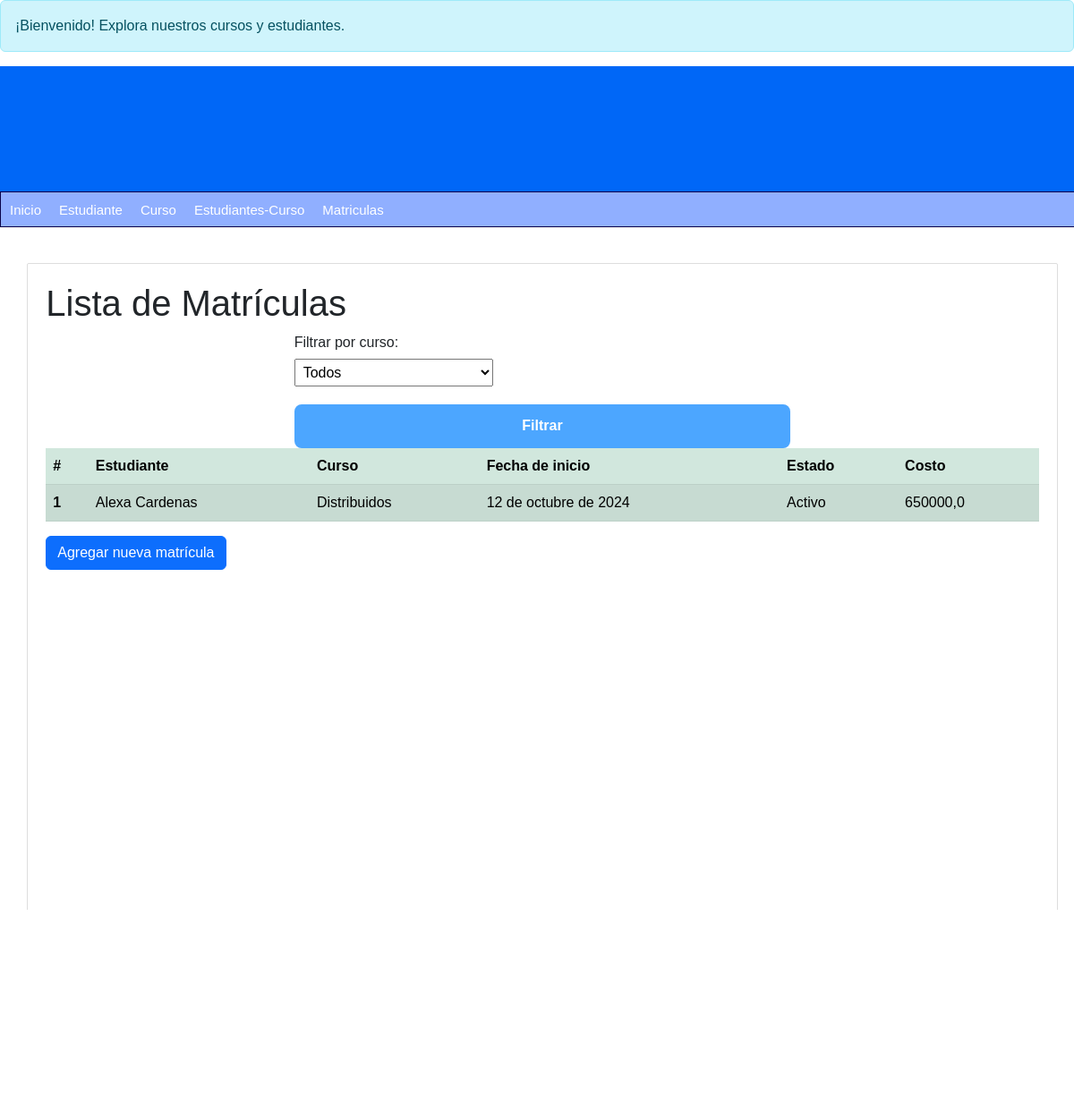
/matriculas/, run on an earlier commit of the app's database.
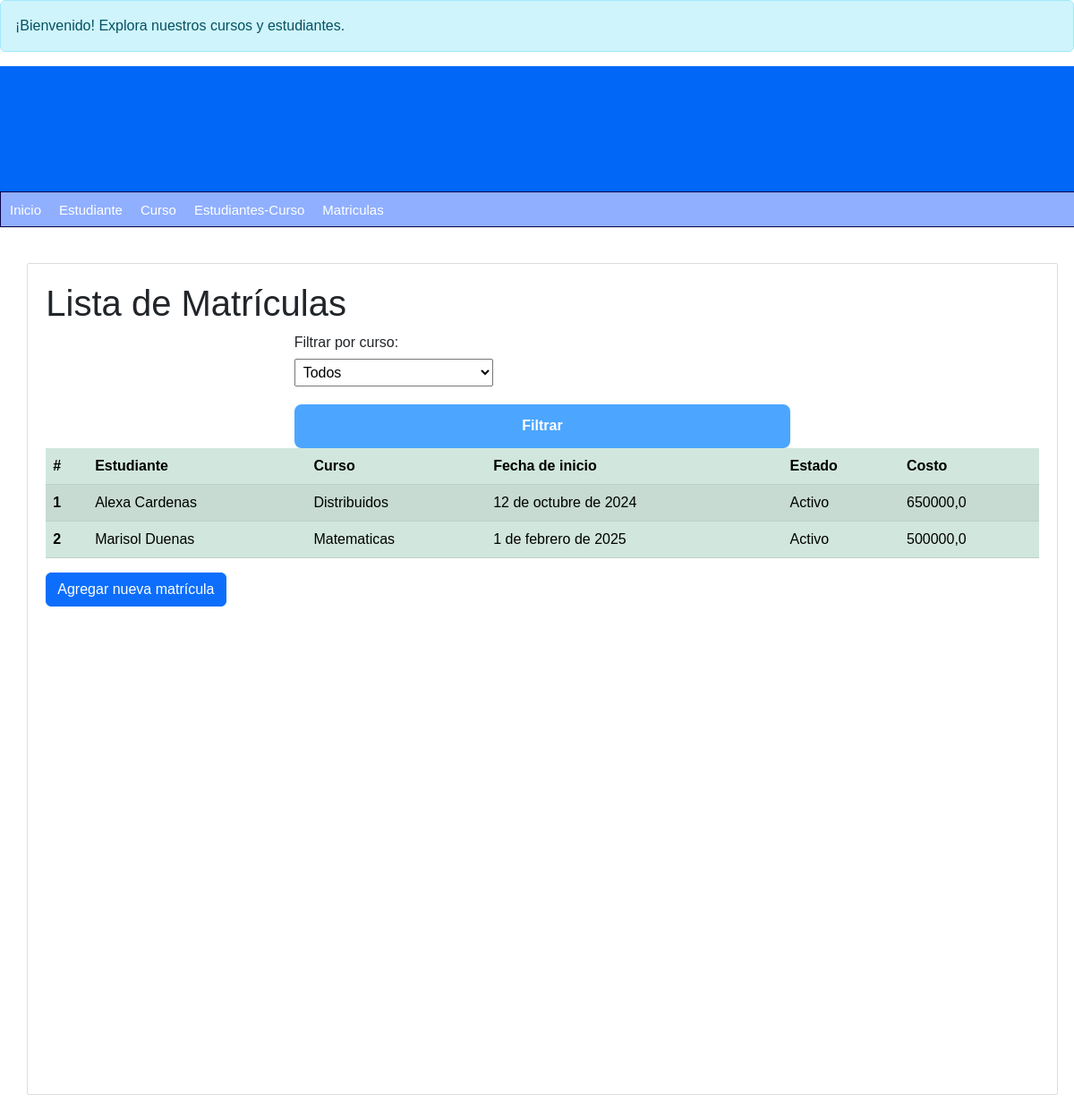
And on a later commit of the database.
### matricula/models.py (models this page shows, shortened)
class Matricula(models.Model):
    estado = models.CharField(max_length=150)
    fecha_inicio = models.DateField()
    costo = models.DecimalField(max_digits=8, decimal_places=1)
    estudiante_curso = models.ForeignKey(EstudianteCurso, on_delete=models.SET_NULL, null=True)
    class Meta:
        db_table = 'Matriculas'

### estudiante_curso/models.py (models this page shows, shortened)
class EstudianteCurso(models.Model):
    estudiante = models.ForeignKey(Persona, on_delete=models.SET_NULL, null = True, related_name='cursos', limit_choices_to={'rol':'Estudiante'})
    curso = models.ForeignKey(Curso, on_delete=models.SET_NULL, null= True)
    fechaInicio = models.DateField()
    fechaFinal = models.DateField()
    estado = models.CharField(max_length=100)
    notaFinal = models.DecimalField(max_digits=3, decimal_places=2)
    class Meta:
        db_table = 'Estudiante_Cursos'

### persona/models.py (models this page shows, shortened)
class Persona(models.Model):
    nombre = models.CharField(max_length=100)
    apellidos = models.CharField(max_length=100)
    dni = models.CharField(max_length=10)
    telefono = models.CharField(max_length=10)
    email = models.EmailField()
    fecha_nacimiento = models.DateField()
    rol = models.CharField(max_length=20)
    create_at = models.DateTimeField(auto_now=True)
    class Meta:
        db_table = 'Persona'

### curso/models.py (models this page shows, shortened)
class Curso(models.Model):
    nombre = models.CharField(max_length=100)
    capacidad_max = models.IntegerField()
    profesor = models.ForeignKey(Persona, limit_choices_to={'rol': 'profesor'},on_delete=models.CASCADE)
    create_at = models.DateTimeField(auto_now=True)
    estudiantes = models.ManyToManyField(Persona, related_name='cursos_estudiante', blank=True)
    class Meta:
        db_table = 'Curso'

### matricula/views.py (the view)
# urls.py: path('matriculas/', lista_matriculas, name='lista-matriculas'),
def lista_matriculas(request):
    cursos = Curso.objects.all()
    curso_filtrado = request.GET.get('curso')
    if curso_filtrado:
        matriculas = Matricula.objects.filter(estudiante_curso__curso__nombre=curso_filtrado)
    else:
        matriculas = Matricula.objects.all()
    return render(request, 'lista_matricula.html', {
        'title': 'Lista de Matrículas',
        'matriculas': matriculas,
        'cursos': cursos,
        'curso_filtrado': curso_filtrado
    })

### matricula/templates/lista_matricula.html (shortened to what this page needs)
{% extends "index.html" %}
{% block content %}
<h1>{{ title }}</h1>
<form method="GET" action="">
    <label for="curso">Filtrar por curso:</label>
    <select name="curso" id="curso">
        <option value="">Todos</option>
    </select>
    <button type="submit" class="filter-button">Filtrar</button>
</form>
<table class="table table-success table-striped">
    <thead>
        <tr>
            <th scope="col">#</th>
            <th scope="col">Estudiante</th>
            <th scope="col">Curso</th>
            <th scope="col">Fecha de inicio</th>
            <th scope="col">Estado</th>
            <th scope="col">Costo</th>
        </tr>
    </thead>
    <tbody>
        {% for matricula in matriculas %}
        <tr>
            <th scope="row">{{ forloop.counter }}</th>
            <td>{{ matricula.estudiante_curso.estudiante.nombre }} {{ matricula.estudiante_curso.estudiante.apellidos }}</td>
            <td>{{ matricula.estudiante_curso.curso.nombre }}</td>
            <td>{{ matricula.fecha_inicio }}</td>
            <td>
                <span class="
                    {% if matricula.estado == 'Activo' %} estado-activo
                    {% elif matricula.estado == 'Suspendido' %} estado-suspendido
                    {% elif matricula.estado == 'Finalizado' %} estado-finalizado
                    {% endif %}
                ">
                    {{ matricula.estado }}
                </span>
            </td>
            <td>{{ matricula.costo }}</td>
        </tr>
        {% endfor %}
    </tbody>
</table>
<a href="{% url 'formulario_matricula' %}" class="btn btn-primary">Agregar nueva matrícula</a>
{% endblock %}

What changed in the data, as far as the page shows it:
added Matricula: estudiante_curso.estudiante.nombre "Marisol", estudiante_curso.estudiante.apellidos "Duenas", estudiante_curso.curso.nombre "Matematicas", fecha_inicio "1 de febrero de 2025", estado "Activo", costo "500000,0"
